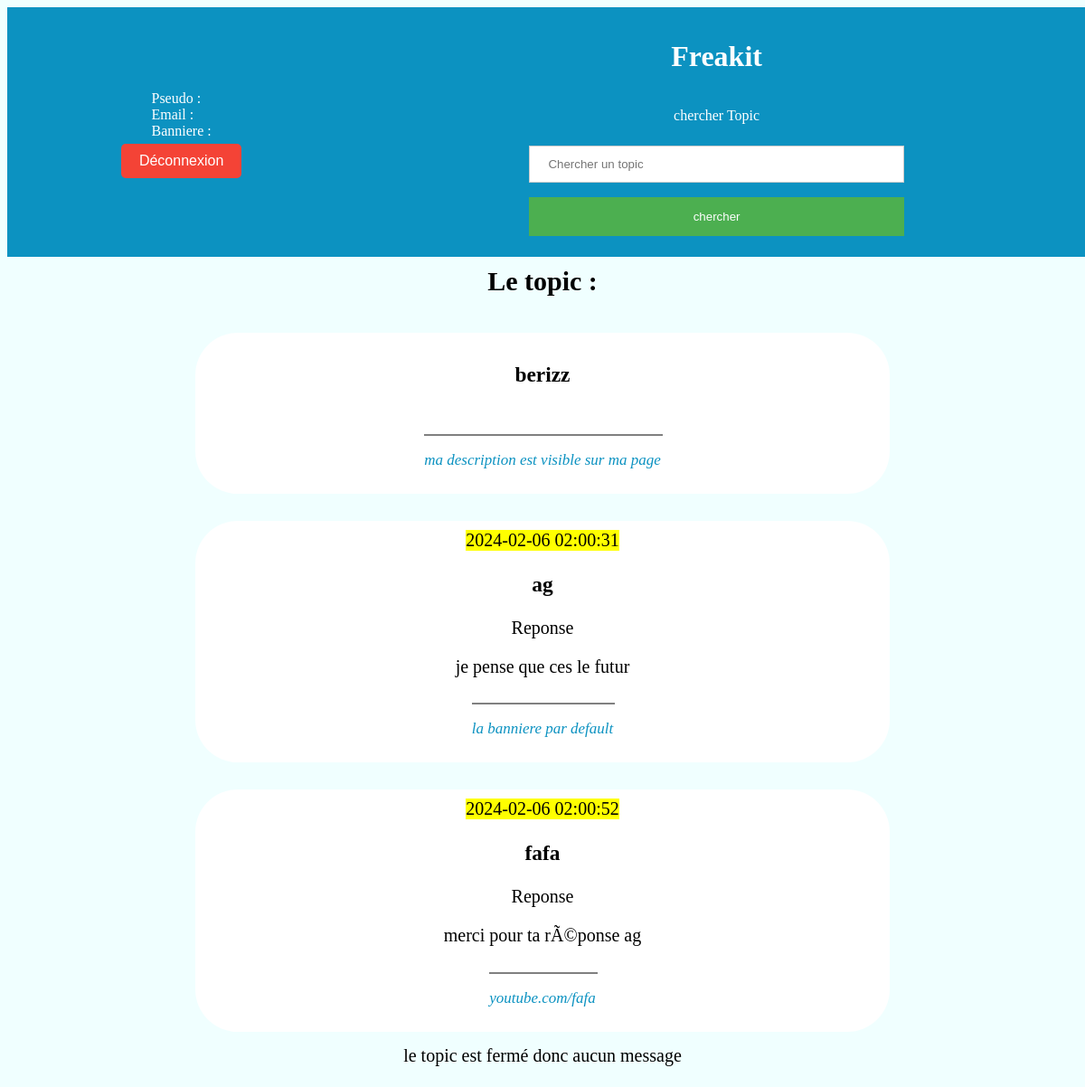
The app's page /message.php?pseudo=berizz with its own data.
### tables this page shows
CREATE TABLE IF NOT EXISTS `utilisateurs` (
  `id` int(11) NOT NULL AUTO_INCREMENT,
  `pseudo` varchar(255) NOT NULL,
  `mail` varchar(55) NOT NULL,
  `password` varchar(255) NOT NULL,
  `date_naissance` date NOT NULL,
  `role` varchar(55) NOT NULL DEFAULT 'Utilisateurs',
  `banniere` text NOT NULL,
  `statut` varchar(55) NOT NULL DEFAULT 'active',
  PRIMARY KEY (`id`)
);

CREATE TABLE IF NOT EXISTS `commentaires` (
  `id` int(11) NOT NULL AUTO_INCREMENT,
  `pseudo` varchar(255) NOT NULL,
  `forum` int(11) NOT NULL,
  `message` text NOT NULL,
  `date` datetime NOT NULL DEFAULT CURRENT_TIMESTAMP,
  PRIMARY KEY (`id`)
);

### message.php (the view, shortened to what this page needs)
<!DOCTYPE html>
<html>
<head>
    <link rel='stylesheet' type='text/css' media='screen' href='style.css'>
</head>
<body>
    <div class="header">
        <div class="left_header">
            <div class="user_information">
                <span> Pseudo : <?php echo $_SESSION['pseudo'];?> </span>
                <span> Email : <?php echo $_SESSION['email'];?> </span>
                <span> Banniere : <?php echo $_SESSION['banniere'];?> </span>
            </div>
            <a href="deconnexion.php">
                <div class="action_button">
                    <button class="logout-btn">
                        <i class="fas fa-sign-out-alt"></i> Déconnexion
                    </button>
                </div>
            </a>
        </div>
        <div class="right_header">
            <h1>Freakit</h1>
            <p>chercher Topic</p>
            <form action="chercher_topic" style="width: 50%;" method="post">
            <input type="text" id="chercher" placeholder="Chercher un topic" name="chercher" required>
                <br>
            <input type="submit" value="chercher">
            </form>
        </div>
    </div>
    <div class="main">
            <?php
                include 'bd.php';
                $pseudo = $_GET['pseudo'];
                $id = $_GET['id'];
                $titre = $_GET['titre'];
                $etat = $_GET['etat'];
            ?>
            <div class="title">
                Le topic : <?php echo $titre?>
            </div>
            <div class="topic_parent">
                <div class="topic_enfant">
                    <div class="createur_comment">
                        <h3><?php echo $pseudo;?> <?php if ($etat == 'ferme'){ echo '<span class="alert">topic fermé</span>';}?></h3>
                    </div>
                    <div class="banniere">
                        <hr>
                        <p><?php
                        $banniere = "SELECT banniere FROM utilisateurs WHERE pseudo = '$pseudo'";
                        $result = $conn->query($banniere);
                        if ($result) {
                            $row = $result->fetch_assoc();
                            $banniere = $row['banniere'];
                        }
                        echo $banniere ?>
                        </p>
                    </div>
                </div>
                <?php
                include 'bd.php';
                $requete = "SELECT * FROM commentaires";
                $resultat_requete = $conn->query($requete);
                if ($resultat_requete) {
                    if ($resultat_requete->num_rows > 0) {
                        while ($rows = $resultat_requete->fetch_assoc()) {
                            echo '
                    <div class="topic_enfant">
                        <div class="date_comment">
                        '. $rows['date'] .'
                        </div>
                        <div class="createur_comment">
                            <h3>'. $rows['pseudo'] .'</h3>
                        </div>
                        <div class="topic_message">
                            Reponse <b>'. $titre .'</b>
                        </div>
                        <div class="message">
                            <p>'. $rows['message'] .'
                            </p>
                        </div>
                        <div class="banniere">
                            <hr>
                            <p>';
                                $pseudo_user = $rows['pseudo'];
                                $banniere = "SELECT banniere FROM utilisateurs WHERE pseudo = '$pseudo_user'";
                                $result = $conn->query($banniere);
                                if ($result) {
                                    $row = $result->fetch_assoc();
                                    $banniere = $row['banniere'];
                                }
                                echo $banniere;
                           echo ' </p>
                        </div>
                    </div>';}
                        }
                        else{
                            echo '0 message trouvé';
                        }
                    }?>
                    <?php if ($etat == 'ouvert'){
                        echo '<div class="new_message">
                        <form action="message_traitement.php?id='. $id .'" method="post">
                            <textarea  id="message" placeholder="Ajouter votre message ici" name="message" style="width: 296px; height: 88px;" required ></textarea>
                            <br>
                            <input type="submit" value="commenter">
                        </form>
                    </div>';
                    }
                    else{
                        echo 'le topic est fermé donc aucun message';
                    }?>
            </div>
    </div>
</body>
</html>

### style.css (style rules this page uses)
body { background-color: azure; display: block; }
form { margin: 0 auto; width: 300px; }
input, select, textarea { width: 100%; padding: 12px 20px; margin: 8px 0; display: inline-block; border: 1px solid #ccc; box-sizing: border-box; }
input[type="submit"] { background-color: #4CAF50; color: white; padding: 14px 20px; margin: 8px 0; border: none; cursor: pointer; width: 100%; }
.main { display: flex; flex-direction: column; align-items: center; justify-content: center; width: 70%; margin: 0 auto; }
.header { display: flex; flex-direction: row; padding: 15px; background-color: #0c92c1; color: white; width: 100%; justify-content: space-between; align-items: center; }
.left_header { display: flex; flex-direction: column; width: 30%; align-items: center; }
.right_header { display: flex; flex-direction: column; width: 70%; align-items: center; }
.user_information { display: flex; flex-direction: column; margin: 5px; }
.logout-btn { display: inline-block; padding: 10px 20px; font-size: 16px; border: none; border-radius: 5px; background-color: #f44336; color: #fff; cursor: pointer; transition: background-color 0.3s ease; }
.title { text-align: center; padding: 10px; font-size: 30px; font-weight: 700; }
.topic_parent { display: flex; justify-content: space-around; font-size: 20px; margin: 15px; flex-wrap: wrap; }
.topic_enfant { display: flex; flex-direction: column; align-items: center; margin: 15px; background-color: white; border-radius: 47px; padding: 10px; width: 100%; }
hr { border: 1px solid grey; width: 100%; }
.date_comment { background-color: yellow; }
.banniere { color: #0c92c1; font-style: italic; font-size: 17px; }

### records on screen
utilisateurs: banniere "ma description est visible sur ma page"
commentaires: date "2024-02-06 02:00:31", pseudo "ag", message "je pense que ces le futur", utilisateurs.banniere "la banniere par default"
commentaires: date "2024-02-06 02:00:52", pseudo "fafa", message "merci pour ta rÃ©ponse ag", utilisateurs.banniere "youtube.com/fafa"

### other values on screen
$pseudo "berizz"
